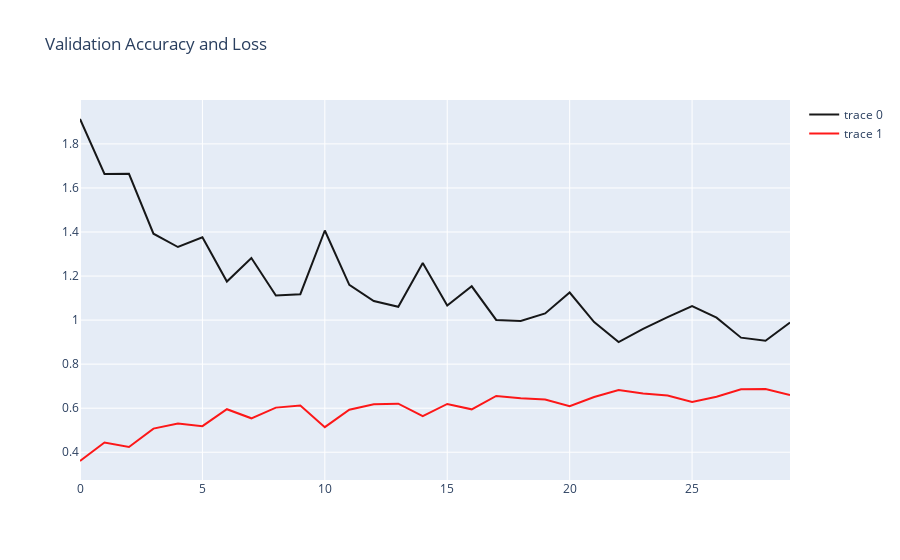

The notebook cell saved with this chart:
### Code cell
x_ = np.array(range(len(history.history['val_loss'])))# get validation loss values from the history
trace1 = go.Scatter(
        x = x_,
        y = history.history['val_loss'], # get validation loss values from the history
        mode = "lines",
        marker = dict(color = "rgba(0,0,0,0.9)"),
        text = "Validation Loss"
)
trace2 = go.Scatter(
        x = x_,
        y = history.history['val_accuracy'],# get validation accuracy values from the history
        mode = "lines",
        marker = dict(color = "rgba(255,0,0,0.9)"),
        text = "Validation Accuracy"
)
data = [trace1,trace2]
layout = dict(title = "Validation Accuracy and Loss")
fig = dict(data = data,layout=layout)
iplot(fig)

### Figure 1 — Plotly figure (JSON) as saved in the notebook; plotly's stock layout.template omitted (floating-point values rounded to 4 significant figures)
{"data": [{"marker": {"color": "rgba(0,0,0,0.9)"}, "mode": "lines", "text": "Validation Loss", "type": "scatter", "x": [0, 1, 2, 3, 4, 5, 6, 7, 8, 9, 10, 11, 12, 13, 14, 15, 16, 17, 18, 19, 20, 21, 22, 23, 24, 25, 26, 27, 28, 29], "y": [1.913, 1.664, 1.664, 1.392, 1.332, 1.376, 1.175, 1.282, 1.111, 1.117, 1.407, 1.16, 1.086, 1.061, 1.259, 1.066, 1.154, 1.001, 0.9964, 1.03, 1.125, 0.991, 0.9005, 0.9597, 1.013, 1.064, 1.011, 0.9203, 0.9059, 0.9888]}, {"marker": {"color": "rgba(255,0,0,0.9)"}, "mode": "lines", "text": "Validation Accuracy", "type": "scatter", "x": [0, 1, 2, 3, 4, 5, 6, 7, 8, 9, 10, 11, 12, 13, 14, 15, 16, 17, 18, 19, 20, 21, 22, 23, 24, 25, 26, 27, 28, 29], "y": [0.3602, 0.4445, 0.4239, 0.5073, 0.5307, 0.5186, 0.5954, 0.5541, 0.6026, 0.6117, 0.5139, 0.5932, 0.6177, 0.6205, 0.5635, 0.6191, 0.5949, 0.6557, 0.6447, 0.6398, 0.6089, 0.6511, 0.6825, 0.6668, 0.6574, 0.6279, 0.6516, 0.6858, 0.6866, 0.6599]}], "layout": {"title": {"text": "Validation Accuracy and Loss"}}}
